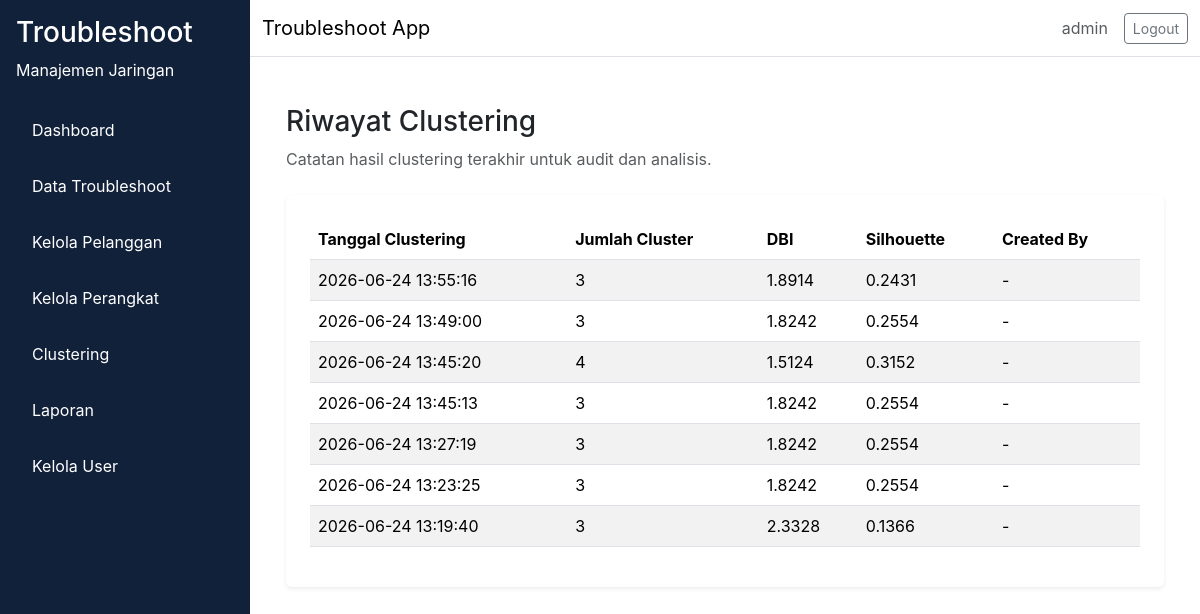
/laporan/riwayat-cluster (signed in), run on an earlier commit of the app's database.
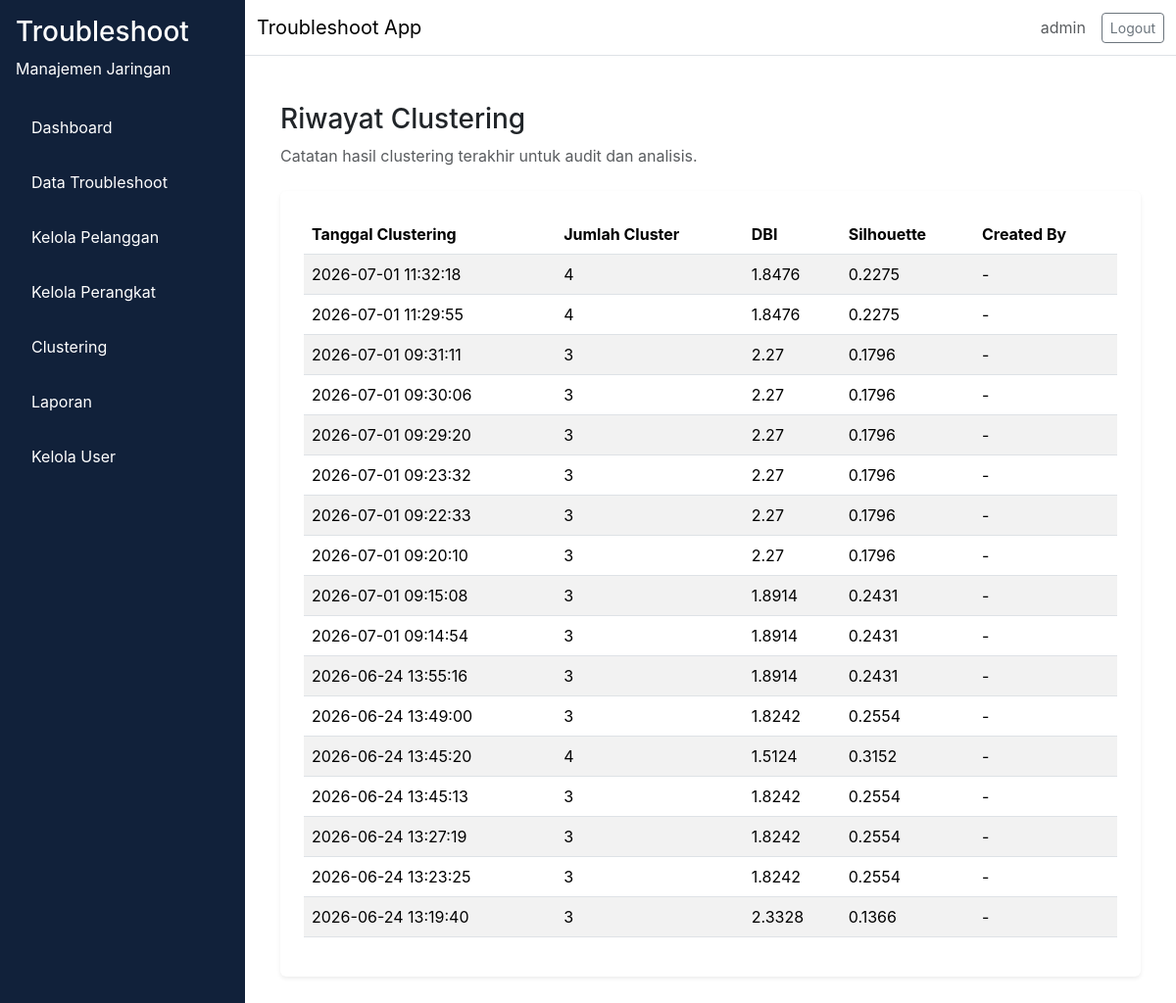
And on a later commit of the database.
### app/models/user.py (models this page shows, shortened)
class User(db.Model, UserMixin):
    __tablename__ = "user"
    id = db.Column(db.Integer, primary_key=True)
    username = db.Column(db.String(64), unique=True, nullable=False)
    email = db.Column(db.String(120), unique=True, nullable=False)
    password_hash = db.Column(db.String(256), nullable=False)
    role = db.Column(db.Enum(RoleEnum), nullable=False, default=RoleEnum.teknisi)
    created_at = db.Column(db.DateTime, server_default=db.func.now(), nullable=False)
    is_active = db.Column(db.Boolean, default=True, nullable=False)

### app/models/cluster_history.py (models this page shows, shortened)
class ClusterHistory(db.Model):
    __tablename__ = "cluster_history"
    id = db.Column(db.Integer, primary_key=True)
    jumlah_cluster = db.Column(db.Integer, nullable=False)
    dbi_score = db.Column(db.Float, nullable=False)
    silhouette_score = db.Column(db.Float, nullable=False)
    tanggal_clustering = db.Column(db.DateTime, server_default=db.func.now())
    created_by = db.Column(db.Integer, db.ForeignKey("user.id"), nullable=True)
    user = db.relationship("User", backref=db.backref("cluster_histories", lazy="select"), lazy="select")

### app/routes/laporan.py (the view)
@laporan_bp.route("/riwayat-cluster")
@login_required
def riwayat_cluster():
    clustering_rows = ClusterHistory.query.order_by(ClusterHistory.tanggal_clustering.desc()).all()
    return render_template("laporan/riwayat_cluster.html", clustering_rows=clustering_rows)

### app/__init__.py (called while the page is built)
def load_user(user_id):
    return User.query.get(int(user_id))

### app/templates/laporan/riwayat_cluster.html (shortened to what this page needs)
{% extends "base.html" %}
{% block content %}
<div class="container-fluid">
  <div class="mb-4">
    <h1 class="h3">Riwayat Clustering</h1>
    <p class="text-muted">Catatan hasil clustering terakhir untuk audit dan analisis.</p>
  </div>
  <div class="card shadow-sm p-4 mb-4">
    <div class="table-responsive">
      <table class="table table-striped align-middle">
        <thead>
          <tr>
            <th>Tanggal Clustering</th>
            <th>Jumlah Cluster</th>
            <th>DBI</th>
            <th>Silhouette</th>
            <th>Created By</th>
          </tr>
        </thead>
        <tbody>
          {% for history in clustering_rows %}
          <tr>
            <td>{{ history.tanggal_clustering.strftime('%Y-%m-%d %H:%M:%S') }}</td>
            <td>{{ history.jumlah_cluster }}</td>
            <td>{{ history.dbi_score or '-' }}</td>
            <td>{{ history.silhouette_score or '-' }}</td>
            <td>{{ history.user.username if history.user else '-' }}</td>
          </tr>
          {% else %}
          <tr>
            <td colspan="5" class="text-center text-muted">Belum ada riwayat clustering.</td>
          </tr>
          {% endfor %}
        </tbody>
      </table>
    </div>
  </div>
</div>
{% endblock %}

### app/templates/base.html (shortened to what this page needs)
<!doctype html>
<html lang="en">
  <head>
    <link href="https://cdn.jsdelivr.net/npm/bootstrap@5.3.2/dist/css/bootstrap.min.css" rel="stylesheet">
    <link rel="stylesheet" href="{{ url_for('static', filename='css/style.css') }}">
  </head>
  <body>
    <div class="d-flex min-vh-100 bg-light">
      {% if current_user.is_authenticated %}
      <nav class="sidebar p-3">
        <div class="sidebar-header mb-4 text-white">
          <h3>Troubleshoot</h3>
          <p>Manajemen Jaringan</p>
        </div>
        <ul class="nav flex-column">
          <li class="nav-item mb-2">
            <a class="nav-link text-white" href="{{ url_for('dashboard.index') }}">Dashboard</a>
          </li>
          {% if current_user.role.value == 'teknisi' %}
            <li class="nav-item mb-2">
              <a class="nav-link text-white" href="{{ url_for('troubleshoot.my_tasks') }}">Task Saya</a>
            </li>
          {% else %}
            <li class="nav-item mb-2">
              <a class="nav-link text-white" href="{{ url_for('troubleshoot.index') }}">Data Troubleshoot</a>
            </li>
            <li class="nav-item mb-2">
              <a class="nav-link text-white" href="{{ url_for('pelanggan.index') }}">Kelola Pelanggan</a>
            </li>
            <li class="nav-item mb-2">
              <a class="nav-link text-white" href="{{ url_for('pelanggan.perangkat_index') }}">Kelola Perangkat</a>
            </li>
            {% if current_user.role.value in ['admin', 'manajer'] %}
            <li class="nav-item mb-2">
              <a class="nav-link text-white" href="{{ url_for('clustering.index') }}">Clustering</a>
            </li>
            {% endif %}
            <li class="nav-item mb-2">
              <a class="nav-link text-white" href="{{ url_for('laporan.index') }}">Laporan</a>
            </li>
          {% endif %}
          {% if current_user.role.value == 'admin' %}
          <li class="nav-item mb-2">
            <a class="nav-link text-white" href="{{ url_for('admin.users') }}">Kelola User</a>
          </li>
          {% endif %}
        </ul>
      </nav>
      {% endif %}
      <div class="flex-grow-1 d-flex flex-column">
        <nav class="navbar navbar-expand-lg navbar-light bg-white border-bottom">
          <div class="container-fluid">
            <div class="navbar-brand mb-0">Troubleshoot App</div>
            <div class="d-flex align-items-center gap-3">
              {% if current_user.is_authenticated %}
              <span class="text-muted">{{ current_user.username }}</span>
              <a class="btn btn-outline-secondary btn-sm" href="{{ url_for('auth.logout') }}">Logout</a>
              {% endif %}
            </div>
          </div>
        </nav>
        <main class="flex-grow-1 p-4 bg-white">
          {% block content %}
          {% endblock %}
        </main>
      </div>
    </div>
  </body>
</html>

### app/static/css/style.css (style rules this page uses)
:root { --primary-color: #1a3a5c; --sidebar-bg: #11213a; --content-bg: #f8f9fa; }
body { margin: 0; font-family: Inter, system-ui, -apple-system, BlinkMacSystemFont, "Segoe UI", sans-serif; background-color: var(--content-bg); }
.sidebar { width: 250px; min-height: 100vh; background-color: var(--sidebar-bg); color: #ffffff; }
.sidebar-header h3, .sidebar-header p, .sidebar .nav-link { color: #ffffff; }
.sidebar .nav-link { padding: 0.75rem 1rem; border-radius: 0.5rem; }
main { background-color: #ffffff; }
.card { border: none; }

What changed in the data, as far as the page shows it:
added ClusterHistory: tanggal_clustering "2026-07-01 11:32:18", jumlah_cluster "4", dbi_score "1.8476", silhouette_score "0.2275", user "-"
added ClusterHistory: tanggal_clustering "2026-07-01 11:29:55", jumlah_cluster "4", dbi_score "1.8476", silhouette_score "0.2275", user "-"
added ClusterHistory: tanggal_clustering "2026-07-01 09:31:11", jumlah_cluster "3", dbi_score "2.27", silhouette_score "0.1796", user "-"
added ClusterHistory: tanggal_clustering "2026-07-01 09:30:06", jumlah_cluster "3", dbi_score "2.27", silhouette_score "0.1796", user "-"
added ClusterHistory: tanggal_clustering "2026-07-01 09:29:20", jumlah_cluster "3", dbi_score "2.27", silhouette_score "0.1796", user "-"
added ClusterHistory: tanggal_clustering "2026-07-01 09:23:32", jumlah_cluster "3", dbi_score "2.27", silhouette_score "0.1796", user "-"
added ClusterHistory: tanggal_clustering "2026-07-01 09:22:33", jumlah_cluster "3", dbi_score "2.27", silhouette_score "0.1796", user "-"
added ClusterHistory: tanggal_clustering "2026-07-01 09:20:10", jumlah_cluster "3", dbi_score "2.27", silhouette_score "0.1796", user "-"
added ClusterHistory: tanggal_clustering "2026-07-01 09:15:08", jumlah_cluster "3", dbi_score "1.8914", silhouette_score "0.2431", user "-"
added ClusterHistory: tanggal_clustering "2026-07-01 09:14:54", jumlah_cluster "3", dbi_score "1.8914", silhouette_score "0.2431", user "-"
